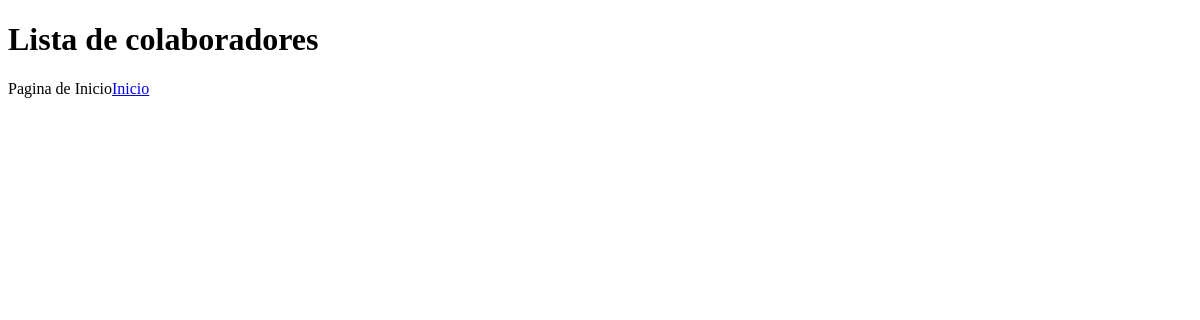
/colaboradores/, run on an earlier commit of the app's database.
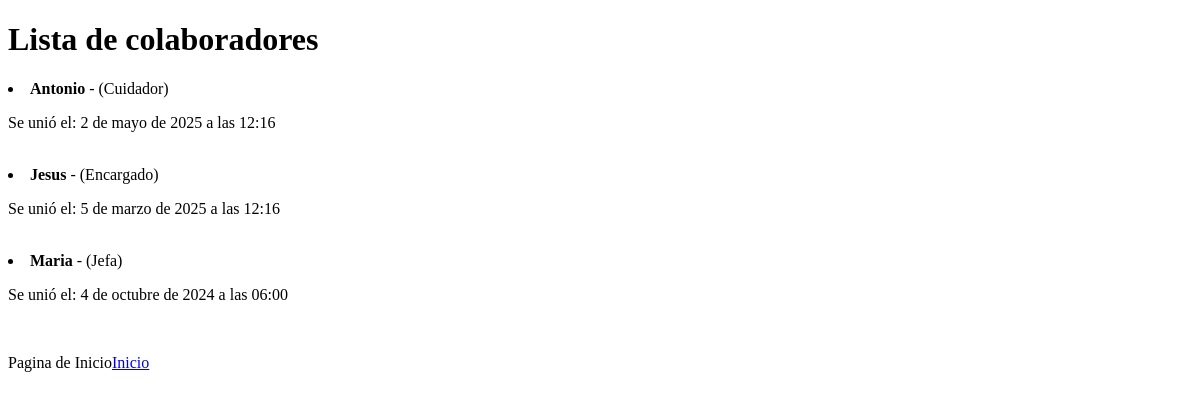
And on a later commit of the database.
### animales/models.py (models this page shows, shortened)
class Colaborador(models.Model):
    nombre = models.CharField(max_length=200)
    cargo = models.CharField(max_length=100)
    fecha_entrada_protectora = models.DateTimeField()

### animales/views.py (the view)
# urls.py: path('colaboradores/', views.lista_colaboradores, name='lista_colaboradores'),
def lista_colaboradores(request):
    colaboradores = Colaborador.objects.all()
    return render(request, 'animals/lista_colaboradores.html', {'lista_de_colaboradores': colaboradores})

### animales/templates/animals/lista_colaboradores.html (shortened to what this page needs)
<!DOCTYPE html>
<html lang="en">
<head>
</head>
<body>
    <h1>Lista de colaboradores</h1>
    {% for colaborador in lista_de_colaboradores %}
        <li>
            <strong>{{ colaborador.nombre }}</strong> - ({{ colaborador.cargo }})
            <p>Se unió el: {{ colaborador.fecha_entrada_protectora }}</p>
        </li>
        <br>
    {% endfor %}
    <p>Pagina de Inicio<a href="{% url 'inicio' %}">Inicio</a></p>
</body>
</html>

What changed in the data, as far as the page shows it:
added Colaborador: nombre "Antonio", cargo "Cuidador", fecha_entrada_protectora "2 de mayo de 2025 a las 12:16"
added Colaborador: nombre "Jesus", cargo "Encargado", fecha_entrada_protectora "5 de marzo de 2025 a las 12:16"
added Colaborador: nombre "Maria", cargo "Jefa", fecha_entrada_protectora "4 de octubre de 2024 a las 06:00"
